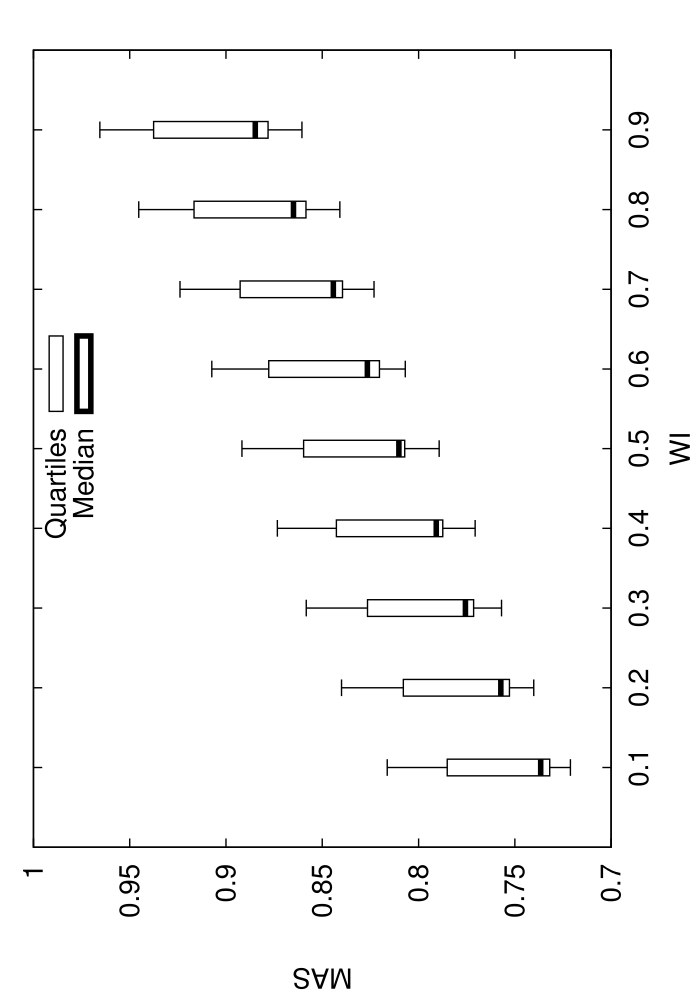

This chart was generated by the following gnuplot code:
set terminal postscript enhanced 20
set xrange[0:1]
set xlabel 'WI'
set ylabel 'MAS'
set key ins vert center top spacing 1.0
set output 'stat_SIM_W01.dat.eps'
set bars 4.0
set style fill empty
plot 'stat_SIM_W01.dat.elab' using 1:3:2:6:5:xticlabel(1) with candlesticks lt -1 lw 1 title 'Quartiles' whiskerbars,'' using 1:4:4:4:4:xticlabels(1) with candlesticks lt -1 lw 4 title 'Median'
